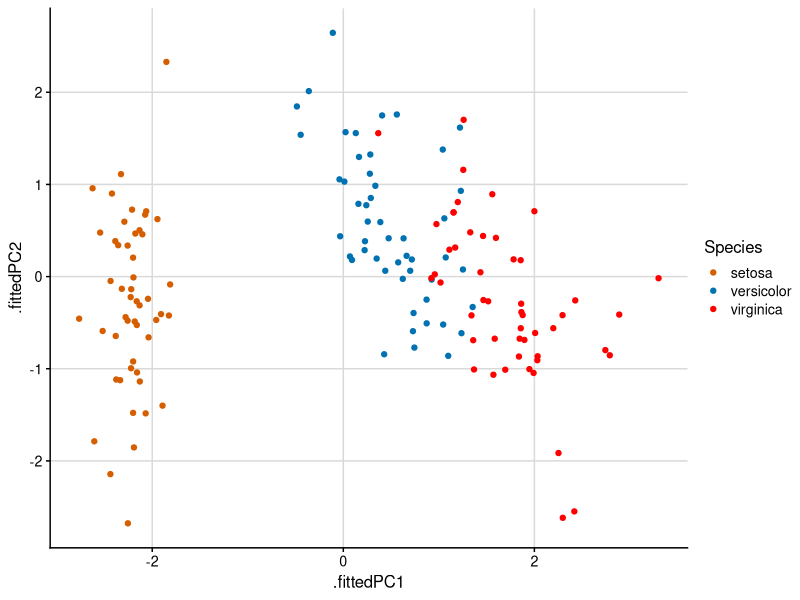
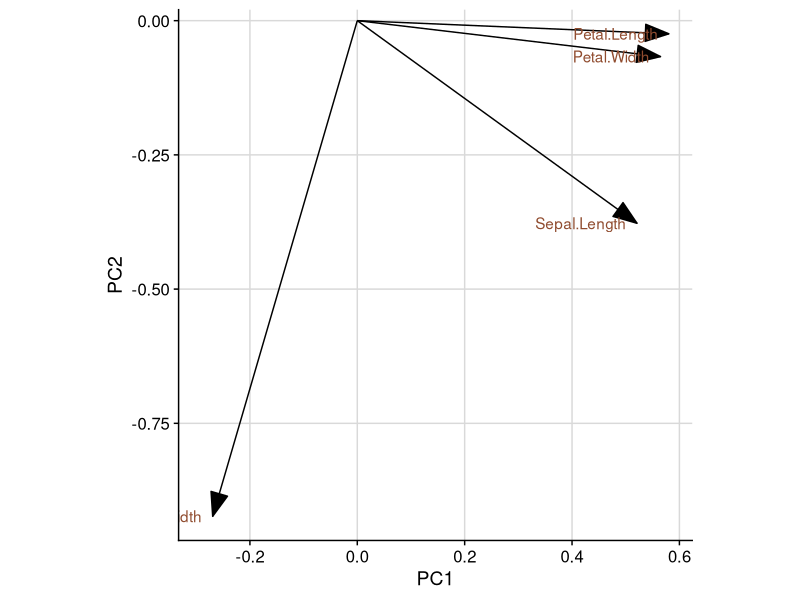
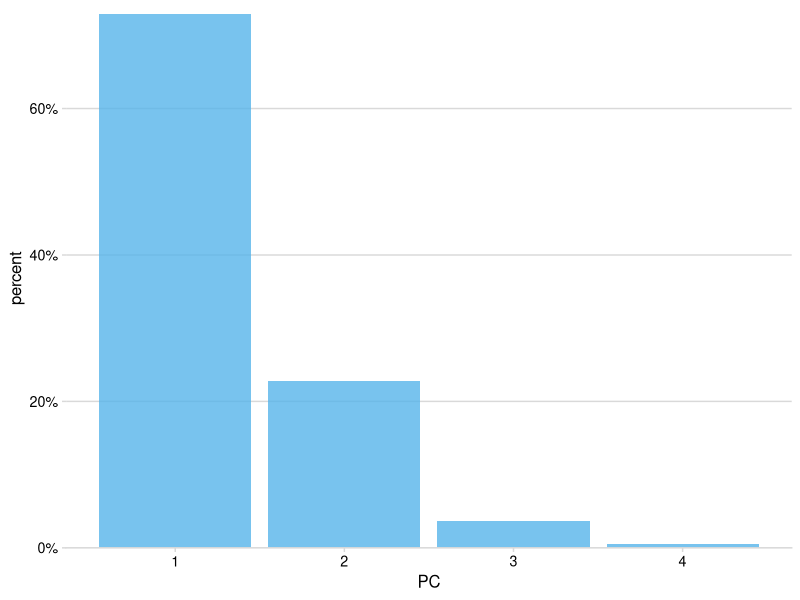

Write R code to recreate these figures, in order.

############################################################################
############################################################################
###                                                                      ###
###                   PCA USING THE TIDYVERSE APPROACH                   ###
###                                                                      ###
############################################################################
############################################################################



library(tidyverse)
library(broom)
library(MASS)
library(cowplot)

data(iris)


pca <- iris %>% dplyr::select(where(is.numeric)) %>% 
  scale() %>% 
  prcomp()


# PCA

 pca %>% 
  augment(iris) %>% 
   ggplot(mapping = aes(.fittedPC1,.fittedPC2,col=Species))+
   geom_point(size=1.5)+
   scale_color_manual(values = c(setosa='#D55E00',versicolor='#0072b2',virginica='red'))+
   theme_half_open(12)+
   background_grid()
 
 # extract rotation matrix
 pca %>% 
   tidy(matrix='rotation')
 
 
 # Define arrow style for plotting
 
 arrow_style <- arrow(angle = 20,ends = 'first',type = 'closed')

 
 # Plot the rotation matrix
 
 pca %>% 
   tidy(matrix='rotation') %>% 
   pivot_wider(names_from = 'PC',values_from = 'value',names_prefix = 'PC') %>% ggplot(mapping = aes(x = PC1,y = PC2))+
   geom_segment(xend=0,yend=0,arrow=arrow_style)+
   geom_text(mapping = aes(label=column),hjust=1,nudge_x = -0.02,color='#904C2F')+coord_fixed()+
   theme_half_open()+background_grid()

 # Look at the varaiance explained by each PC
 
 pca %>% 
   tidy(matrix='eigenvalues')

 # Visualize the scree plot
 
 pca %>% 
   tidy(matrix='eigenvalues') %>% 
   ggplot(mapping = aes(x = PC,y = percent))+
   geom_col(fill='#56B4E9',alpha=0.8)+
   scale_x_continuous(breaks = c(1:4))+
   scale_y_continuous(labels=scales::percent_format(),expand = expansion(mult = c(0,0.01)))+
   theme_minimal_hgrid(12)
 